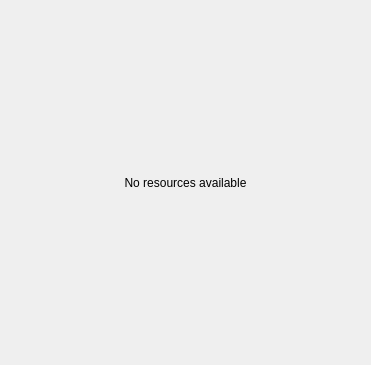
<?xml version="1.0" encoding="UTF-8"?>
<ui version="4.0">
 <class>ResourceLibrary</class>
 <widget class="QDockWidget" name="ResourceLibrary">
  <property name="geometry">
   <rect>
    <x>0</x>
    <y>0</y>
    <width>371</width>
    <height>365</height>
   </rect>
  </property>
  <property name="contextMenuPolicy">
   <enum>Qt::DefaultContextMenu</enum>
  </property>
  <property name="acceptDrops">
   <bool>true</bool>
  </property>
  <property name="features">
   <set>QDockWidget::AllDockWidgetFeatures</set>
  </property>
  <property name="allowedAreas">
   <set>Qt::AllDockWidgetAreas</set>
  </property>
  <property name="windowTitle">
   <string>Resource Library</string>
  </property>
  <widget class="QWidget" name="dockWidgetContents">
   <property name="minimumSize">
    <size>
     <width>100</width>
     <height>100</height>
    </size>
   </property>
   <layout class="QGridLayout" name="gridLayout">
    <item row="0" column="0">
     <widget class="QStackedWidget" name="stackedWidget">
      <property name="sizePolicy">
       <sizepolicy hsizetype="Expanding" vsizetype="Expanding">
        <horstretch>0</horstretch>
        <verstretch>0</verstretch>
       </sizepolicy>
      </property>
      <property name="contextMenuPolicy">
       <enum>Qt::CustomContextMenu</enum>
      </property>
      <property name="currentIndex">
       <number>0</number>
      </property>
      <widget class="QLabel" name="info">
       <property name="sizePolicy">
        <sizepolicy hsizetype="Expanding" vsizetype="Expanding">
         <horstretch>0</horstretch>
         <verstretch>0</verstretch>
        </sizepolicy>
       </property>
       <property name="autoFillBackground">
        <bool>false</bool>
       </property>
       <property name="frameShape">
        <enum>QFrame::NoFrame</enum>
       </property>
       <property name="text">
        <string>No resources available</string>
       </property>
       <property name="alignment">
        <set>Qt::AlignCenter</set>
       </property>
       <property name="wordWrap">
        <bool>true</bool>
       </property>
      </widget>
      <widget class="QTreeView" name="view">
       <property name="selectionMode">
        <enum>QAbstractItemView::ExtendedSelection</enum>
       </property>
       <property name="indentation">
        <number>20</number>
       </property>
       <property name="allColumnsShowFocus">
        <bool>true</bool>
       </property>
       <attribute name="headerVisible">
        <bool>false</bool>
       </attribute>
      </widget>
     </widget>
    </item>
   </layout>
  </widget>
 </widget>
 <resources/>
 <connections/>
</ui>
